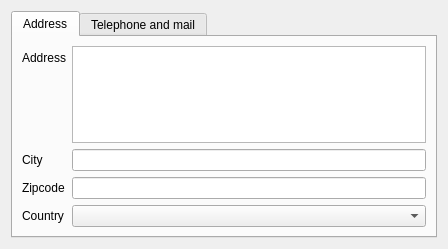
<?xml version="1.0" encoding="UTF-8"?>
<ui version="4.0">
 <class>UserPlugin::Internal::UserWizardContactWidget</class>
 <widget class="QWidget" name="UserPlugin::Internal::UserWizardContactWidget">
  <property name="geometry">
   <rect>
    <x>0</x>
    <y>0</y>
    <width>448</width>
    <height>249</height>
   </rect>
  </property>
  <property name="windowTitle">
   <string>Form</string>
  </property>
  <layout class="QVBoxLayout" name="verticalLayout">
   <item>
    <widget class="QTabWidget" name="tabWidget">
     <property name="currentIndex">
      <number>0</number>
     </property>
     <widget class="QWidget" name="tab">
      <attribute name="title">
       <string>Address</string>
      </attribute>
      <layout class="QFormLayout" name="formLayout">
       <item row="0" column="0">
        <widget class="QLabel" name="label">
         <property name="text">
          <string>Address</string>
         </property>
         <property name="buddy">
          <cstring>address</cstring>
         </property>
        </widget>
       </item>
       <item row="0" column="1">
        <widget class="QTextEdit" name="address"/>
       </item>
       <item row="1" column="0">
        <widget class="QLabel" name="label_3">
         <property name="text">
          <string>City</string>
         </property>
         <property name="buddy">
          <cstring>city</cstring>
         </property>
        </widget>
       </item>
       <item row="1" column="1">
        <widget class="Utils::QButtonLineEdit" name="city"/>
       </item>
       <item row="2" column="0">
        <widget class="QLabel" name="label_4">
         <property name="text">
          <string>Zipcode</string>
         </property>
         <property name="buddy">
          <cstring>zipcode</cstring>
         </property>
        </widget>
       </item>
       <item row="2" column="1">
        <widget class="Utils::QButtonLineEdit" name="zipcode"/>
       </item>
       <item row="3" column="0">
        <widget class="QLabel" name="label_2">
         <property name="text">
          <string>Country</string>
         </property>
         <property name="buddy">
          <cstring>comboBox</cstring>
         </property>
        </widget>
       </item>
       <item row="3" column="1">
        <widget class="Views::CountryComboBox" name="comboBox"/>
       </item>
      </layout>
     </widget>
     <widget class="QWidget" name="tab_2">
      <attribute name="title">
       <string>Telephone and mail</string>
      </attribute>
      <layout class="QFormLayout" name="formLayout_2">
       <property name="fieldGrowthPolicy">
        <enum>QFormLayout::AllNonFixedFieldsGrow</enum>
       </property>
       <item row="0" column="0">
        <widget class="QLabel" name="lblPhone">
         <property name="text">
          <string>Telephone numbers</string>
         </property>
         <property name="buddy">
          <cstring>tel1</cstring>
         </property>
        </widget>
       </item>
       <item row="0" column="1">
        <widget class="QLineEdit" name="tel1"/>
       </item>
       <item row="1" column="1">
        <widget class="QLineEdit" name="tel2"/>
       </item>
       <item row="2" column="1">
        <widget class="QLineEdit" name="tel3"/>
       </item>
       <item row="3" column="0">
        <widget class="QLabel" name="lblFax">
         <property name="text">
          <string>Fax number</string>
         </property>
         <property name="buddy">
          <cstring>fax</cstring>
         </property>
        </widget>
       </item>
       <item row="3" column="1">
        <widget class="QLineEdit" name="fax"/>
       </item>
       <item row="4" column="0">
        <widget class="QLabel" name="lblEmail">
         <property name="text">
          <string>Email</string>
         </property>
         <property name="buddy">
          <cstring>mail</cstring>
         </property>
        </widget>
       </item>
       <item row="4" column="1">
        <widget class="QLineEdit" name="mail">
         <property name="placeholderText">
          <string>user@example.com</string>
         </property>
        </widget>
       </item>
      </layout>
     </widget>
    </widget>
   </item>
  </layout>
 </widget>
 <customwidgets>
  <customwidget>
   <class>Views::CountryComboBox</class>
   <extends>QComboBox</extends>
   <header location="global">listviewplugin/countrycombobox.h</header>
  </customwidget>
  <customwidget>
   <class>Utils::QButtonLineEdit</class>
   <extends>QLineEdit</extends>
   <header>utils/widgets/qbuttonlineedit.h</header>
  </customwidget>
 </customwidgets>
 <resources/>
 <connections/>
</ui>
